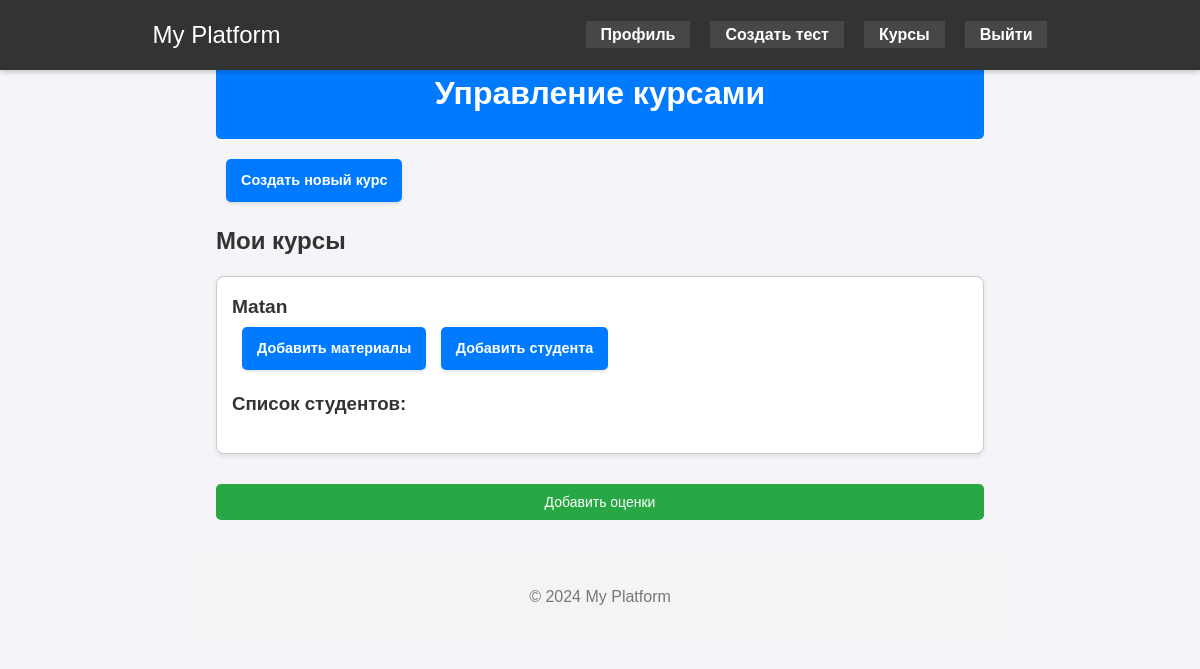
The page /manage_courses/ (signed in) on the database as committed earlier.
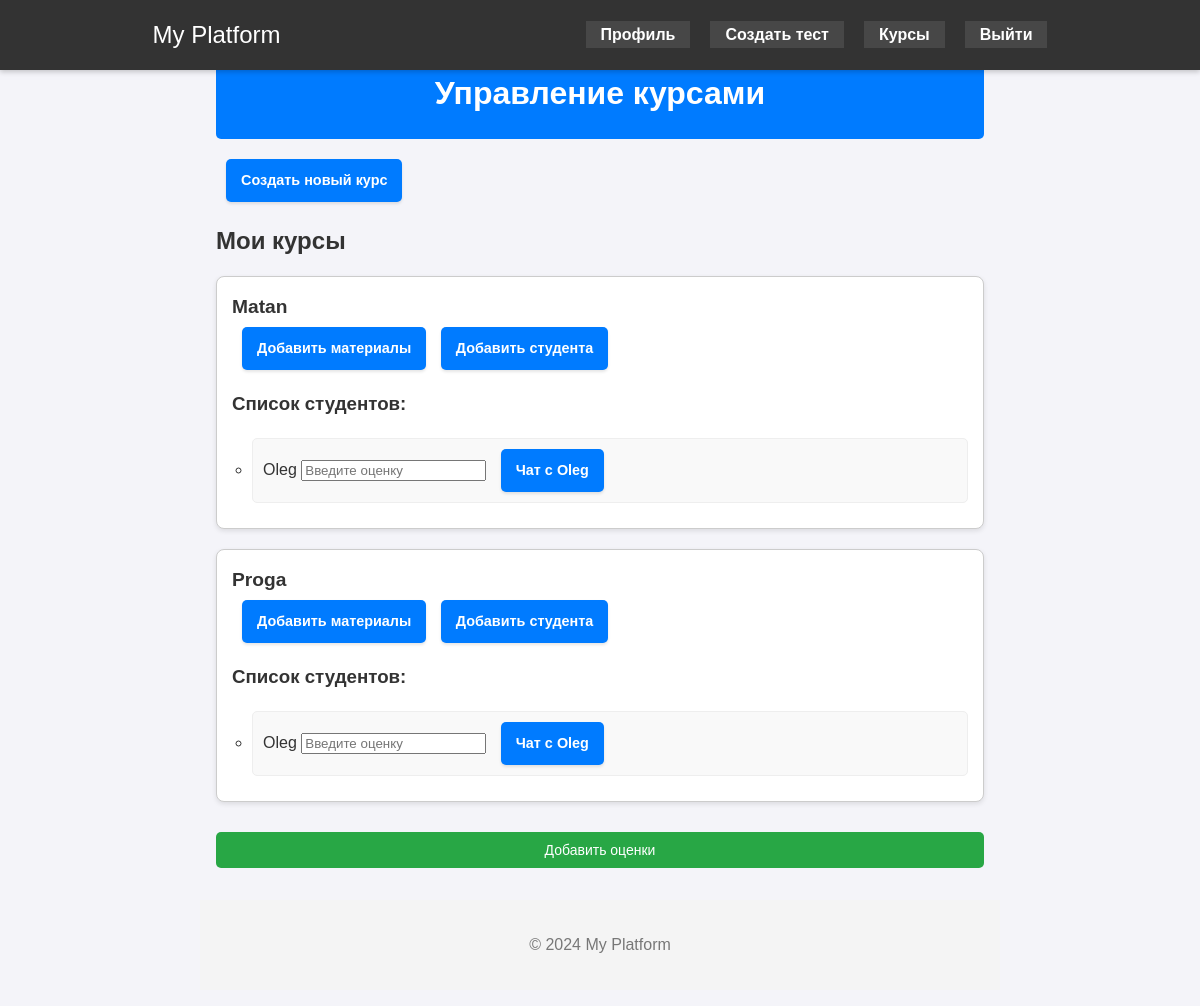
The same page on the database as committed later.
### main/models.py (models this page shows, shortened)
class Courses(models.Model):
    name = models.CharField(max_length=128, blank=False)
    description = models.TextField(null=True)
    students = models.ManyToManyField(Users)
    teacher = models.ForeignKey(Users, on_delete=models.SET_NULL, null=True, limit_choices_to={'role': Users.TEACHER}, related_name='teacher')

class Users(AbstractUser):
    STUDENT = 'S'
    TEACHER = 'T'
    ROLES = [
        (STUDENT, 'Student'),
        (TEACHER, 'Teacher'),
    ]
    role = models.CharField(choices=ROLES, max_length=1, default=STUDENT)

### main/views.py (the view, shortened to what this page needs)
# urls.py: path('manage_courses/', manage_courses_view, name='manage_courses'),
@login_required
def manage_courses_view(request):
    if request.user.role != 'T':  # Проверка, что пользователь преподаватель
        return HttpResponseForbidden("Только преподаватели могут управлять курсами.")
    courses = Courses.objects.filter(teacher=request.user)
    form_data = {}
    for course in courses:
        form_data[course] = []
        for student in course.students.all():
            form = GradeForm(prefix=f"grade_{course.id}_{student.id}")
            form_data[course].append({'student': student, 'form': form})
    return render(request, 'manage_courses.html', {'courses': courses, 'form_data': form_data})

### templates/manage_courses.html (shortened to what this page needs)
{% extends "base.html" %}
{% block content %}
<!DOCTYPE html>
<html lang="ru">
<head>
    {% load static %}
    <link rel="stylesheet" href="{% static 'css/profile.css' %}">
    <link rel="stylesheet" href="{% static 'css/manage_courses_styles.css' %}">
    <link rel="stylesheet" href="{% static 'css/styles.css' %}">
</head>
<body>
    <h1 class="profile-header">Управление курсами</h1>
    <a href="{% url 'create_course' %}" class="btn">Создать новый курс</a>
    <h2 class="section-title">Мои курсы</h2>
    <form method="POST" class="course-form">
        <ul class="course-list">
            {% for course, students in form_data.items %}
            <li class="course-item">
                <strong class="course-name">{{ course.name }}</strong>
                <a href="{% url 'add_material' course.id %}" class="btn">Добавить материалы</a>
                <a href="{% url 'add_student' %}" class="btn">Добавить студента</a>
                <h3 class="student-list-title">Список студентов:</h3>
                <ul class="student-list">
                    {% for student_data in students %}
                    <li class="student-item">
                        {{ student_data.student.username }}
                        {{ student_data.form.grade }}
                        <a href="{% url 'chat' student_data.student.id %}" class="btn btn-chat">Чат с {{ student_data.student.username }}</a>
                    </li>
                    {% endfor %}
                </ul>
            </li>
            {% endfor %}
        </ul>
        <button type="submit" class="btn-submit-grades">Добавить оценки</button>
    </form>
</body>
</html>
{% endblock %}

Rows that differ between the two databases and show on the page:
now on this page (row edited): Users: student.username "Oleg"
added Courses: name "Proga"
